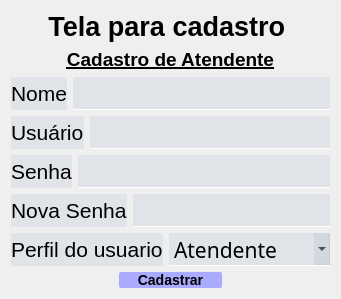
        <widget class="QWidget" name="page">
         <layout class="QVBoxLayout" name="verticalLayout_4">
          <item>
           <widget class="QLabel" name="label_13">
            <property name="font">
             <font>
              <pointsize>20</pointsize>
              <weight>75</weight>
              <bold>true</bold>
             </font>
            </property>
            <property name="styleSheet">
             <string notr="true">color: rgb(0, 0, 0);</string>
            </property>
            <property name="text">
             <string>&lt;html&gt;&lt;head/&gt;&lt;body&gt;&lt;p&gt;&lt;span style=&quot; color:#000000;&quot;&gt;Tela para cadastro &lt;/span&gt;&lt;/p&gt;&lt;/body&gt;&lt;/html&gt;</string>
            </property>
            <property name="alignment">
             <set>Qt::AlignCenter</set>
            </property>
           </widget>
          </item>
          <item>
           <widget class="QLabel" name="label_5">
            <property name="font">
             <font>
              <pointsize>14</pointsize>
              <weight>75</weight>
              <bold>true</bold>
              <underline>true</underline>
             </font>
            </property>
            <property name="styleSheet">
             <string notr="true">color: rgb(0, 0, 0);
</string>
            </property>
            <property name="text">
             <string>&lt;html&gt;&lt;head/&gt;&lt;body&gt;&lt;p&gt;&lt;img src=&quot;1&quot;/&gt;&lt;/p&gt;&lt;p&gt;&lt;span style=&quot; color:#000000;&quot;&gt;Cadastro de Atendente&lt;/span&gt;&lt;/p&gt;&lt;/body&gt;&lt;/html&gt;</string>
            </property>
            <property name="alignment">
             <set>Qt::AlignCenter</set>
            </property>
           </widget>
          </item>
          <item>
           <layout class="QHBoxLayout" name="horizontalLayout_5">
            <item>
             <widget class="QLabel" name="label_6">
              <property name="styleSheet">
               <string notr="true">color: rgb(0, 0, 0);
border-radius:None;
background-color:rgba(85,115,155,0.1);
font-size:21px;</string>
              </property>
              <property name="text">
               <string>Nome</string>
              </property>
             </widget>
            </item>
            <item>
             <widget class="QLineEdit" name="txt_nome">
              <property name="styleSheet">
               <string notr="true">color: rgba(211,239,251,1);
border-bottom: 1px solid white;
border-radius:None;
background-color:rgba(85,115,155,0.1);
font-family:Trebuchet MS;
font-size:21px;</string>
              </property>
             </widget>
            </item>
           </layout>
          </item>
          <item>
           <layout class="QHBoxLayout" name="horizontalLayout_6">
            <item>
             <widget class="QLabel" name="label_7">
              <property name="styleSheet">
               <string notr="true">color: rgb(0, 0, 0);
border-radius:None;
background-color:rgba(85,115,155,0.1);
font-size:21px;</string>
              </property>
              <property name="text">
               <string>Usuário</string>
              </property>
             </widget>
            </item>
            <item>
             <widget class="QLineEdit" name="txt_usuario">
              <property name="styleSheet">
               <string notr="true">color: rgba(211,239,251,1);
border-bottom: 1px solid white;
border-radius:None;
background-color:rgba(85,115,155,0.1);
font-family:Trebuchet MS;
font-size:21px;</string>
              </property>
             </widget>
            </item>
           </layout>
          </item>
          <item>
           <layout class="QHBoxLayout" name="horizontalLayout_7">
            <item>
             <widget class="QLabel" name="label_8">
              <property name="styleSheet">
               <string notr="true">color: rgb(0, 0, 0);
border-radius:None;
background-color:rgba(85,115,155,0.1);
font-size:21px;</string>
              </property>
              <property name="text">
               <string>Senha</string>
              </property>
             </widget>
            </item>
            <item>
             <widget class="QLineEdit" name="txt_senha">
              <property name="styleSheet">
               <string notr="true">color: rgba(211,239,251,1);
border-bottom: 1px solid white;
border-radius:None;
background-color:rgba(85,115,155,0.1);
font-family:Trebuchet MS;
font-size:21px;</string>
              </property>
              <property name="echoMode">
               <enum>QLineEdit::Password</enum>
              </property>
             </widget>
            </item>
           </layout>
          </item>
          <item>
           <layout class="QHBoxLayout" name="horizontalLayout_8">
            <item>
             <widget class="QLabel" name="label_10">
              <property name="styleSheet">
               <string notr="true">color: rgb(0, 0, 0);
border-radius:None;
background-color:rgba(85,115,155,0.1);
font-size:21px;</string>
              </property>
              <property name="text">
               <string>Nova Senha</string>
              </property>
             </widget>
            </item>
            <item>
             <widget class="QLineEdit" name="txt_novasenha">
              <property name="styleSheet">
               <string notr="true">color: rgba(211,239,251,1);
border-bottom: 1px solid white;
border-radius:None;
background-color:rgba(85,115,155,0.1);
font-family:Trebuchet MS;
font-size:21px;</string>
              </property>
              <property name="echoMode">
               <enum>QLineEdit::Password</enum>
              </property>
             </widget>
            </item>
           </layout>
          </item>
          <item>
           <layout class="QHBoxLayout" name="horizontalLayout_9">
            <item>
             <widget class="QLabel" name="label_9">
              <property name="styleSheet">
               <string notr="true">color: rgb(0, 0, 0);
border-radius:None;
background-color:rgba(85,115,155,0.1);
font-size:21px;</string>
              </property>
              <property name="text">
               <string>Perfil do usuario</string>
              </property>
             </widget>
            </item>
            <item>
             <widget class="QComboBox" name="cb_perfil">
              <property name="sizePolicy">
               <sizepolicy hsizetype="MinimumExpanding" vsizetype="Fixed">
                <horstretch>0</horstretch>
                <verstretch>0</verstretch>
               </sizepolicy>
              </property>
              <property name="styleSheet">
               <string notr="true">color: rgb(0, 0, 0);
border-bottom: 1px solid white;
border-radius:None;
background-color:rgba(85,115,155,0.1);
font-family:Trebuchet MS;
font-size:21px;</string>
              </property>
              <item>
               <property name="text">
                <string>Atendente</string>
               </property>
              </item>
              <item>
               <property name="text">
                <string>Administrador</string>
               </property>
              </item>
             </widget>
            </item>
           </layout>
          </item>
          <item>
           <layout class="QHBoxLayout" name="horizontalLayout_10">
            <item>
             <widget class="QLabel" name="label_11">
              <property name="text">
               <string/>
              </property>
             </widget>
            </item>
            <item>
             <widget class="QPushButton" name="pushButton_2">
              <property name="font">
               <font>
                <pointsize>-1</pointsize>
                <weight>75</weight>
                <bold>true</bold>
               </font>
              </property>
              <property name="styleSheet">
               <string notr="true">QPushButton{
color:rgb(0, 0, 0);
border-radius: 2px;
font-size:14px;
background-color: rgb(170, 170, 255);}
QPushButton:hover{background-color:#fff;color:black}</string>
              </property>
              <property name="text">
               <string>Cadastrar</string>
              </property>
             </widget>
            </item>
            <item>
             <widget class="QLabel" name="label_12">
              <property name="text">
               <string/>
              </property>
             </widget>
            </item>
           </layout>
          </item>
         </layout>
        </widget>
